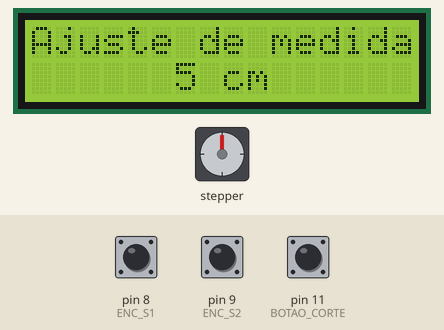
Recording of a sketch running on a simulated Arduino Uno, built with avr-gcc and run on an emulated ATmega328P. Parts: 16×2 character LCD, stepper motor. The test bench sets the inputs (shaded band); at power-on: pin 11 (BOTAO_CORTE) HIGH, pin 8 (ENC_S1) HIGH, pin 9 (ENC_S2) HIGH. Stepper angles assume 200 steps per turn.

Above: at 1.3 s.
1.4 s: pin 11 (BOTAO_CORTE) pulled LOW for 0.15 s
At 1.8 s:
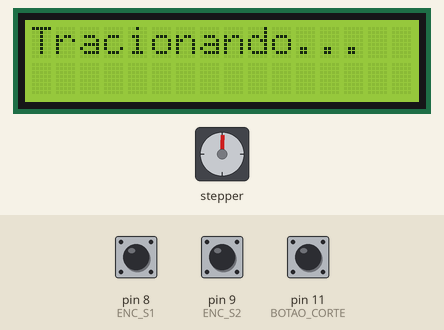
4.5 s: pin 8 (ENC_S1) pulled LOW for 0.15 s
At 5.2 s:
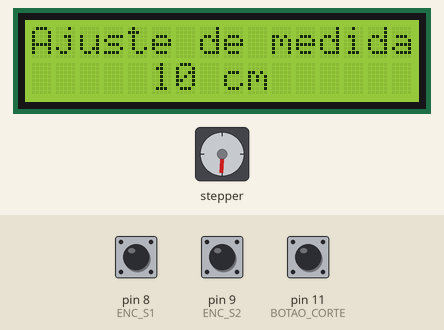
6.1 s: pin 8 (ENC_S1) pulled LOW for 1 s
At 6.4 s:
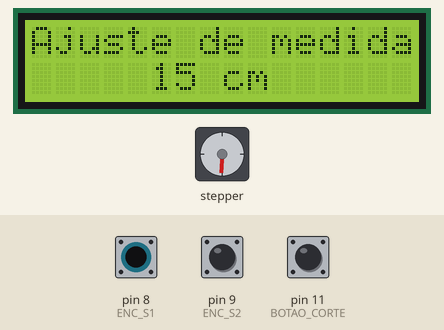
8.6 s: pin 11 (BOTAO_CORTE) pulled LOW for 1 s
At 9.7 s:
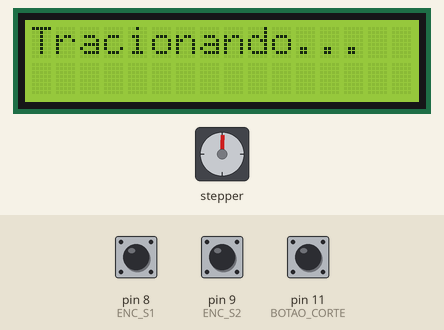
12.6 s: pin 11 (BOTAO_CORTE) pulled LOW for 3.2 s
At 14.0 s:
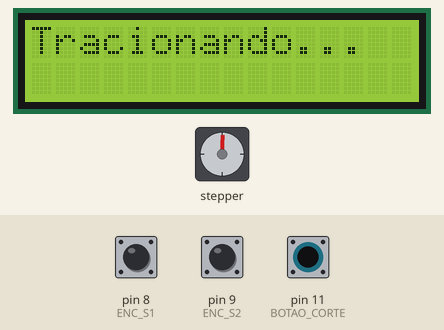
17.4 s: pin 8 (ENC_S1) driven LOW and pin 11 (BOTAO_CORTE) driven LOW
At 21.28 s:
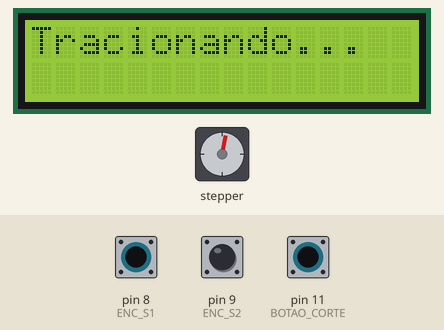
Timing chart, 0 to 21.4 s (numbered marks = the images above; inputs shaded):
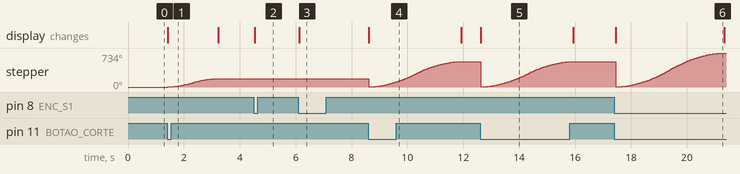

The sketch:

Toboga.ino
```cpp
#include <Wire.h>
#include <LiquidCrystal_I2C.h>
#include <AccelStepper.h>

// ================= LCD =================
LiquidCrystal_I2C lcd(0x27, 16, 2);

// ================= PINOS =================
#define STEP_PIN    3
#define DIR_PIN     2

#define MS1_PIN     7   // M0
#define MS2_PIN     6   // M1
#define MS3_PIN     5   // M2

#define ENC_S1      8
#define ENC_S2      9
#define BOTAO_CORTE 11

// ================= MOTOR =================
AccelStepper stepper(AccelStepper::DRIVER, STEP_PIN, DIR_PIN);

// ================= CONTROLE =================
int lastS1;
int medida_cm = 5;
bool emCorte = false;

// ================= CALIBRAÇÃO =================
#define STEPS_POR_CM  20.43

#define VEL_MAXIMA    250      // steps/seg
#define ACELERACAO    100      // steps/seg²

// =======================================================

void setup() {

  // -------- Encoder e botão --------
  pinMode(ENC_S1, INPUT_PULLUP);
  pinMode(ENC_S2, INPUT_PULLUP);
  pinMode(BOTAO_CORTE, INPUT_PULLUP);

  lastS1 = digitalRead(ENC_S1);

  // -------- DRV8825 em HALF STEP (1/2) --------
  pinMode(MS1_PIN, OUTPUT);
  pinMode(MS2_PIN, OUTPUT);
  pinMode(MS3_PIN, OUTPUT);

  digitalWrite(MS1_PIN, HIGH);
  digitalWrite(MS2_PIN, LOW);
  digitalWrite(MS3_PIN, LOW);

  // -------- LCD --------
  lcd.init();
  lcd.backlight();

  // -------- Motor --------
  stepper.setMaxSpeed(VEL_MAXIMA);
  stepper.setAcceleration(ACELERACAO);
  stepper.setCurrentPosition(0);

  atualizarDisplay();
}

// =======================================================

void loop() {

  // Ajuste da medida via encoder
  if (!emCorte) {
    int s1 = digitalRead(ENC_S1);
    if (lastS1 == HIGH && s1 == LOW) {
      if (digitalRead(ENC_S2)) medida_cm += 5;
      else if (medida_cm > 5) medida_cm -= 5;
      atualizarDisplay();
    }
    lastS1 = s1;
  }

  // Botão de corte
  if (!emCorte && digitalRead(BOTAO_CORTE) == LOW) {
    executarCorte();
    delay(250); // debounce simples
  }
}

// =======================================================

void executarCorte() {

  emCorte = true;

  lcd.clear();
  lcd.setCursor(0, 0);
  lcd.print("Tracionando...");

  // -------- Calibração simples --------
  long passosAlvo = (long)(medida_cm * STEPS_POR_CM);

  stepper.setCurrentPosition(0);
  stepper.moveTo(passosAlvo);

  while (stepper.distanceToGo() != 0) {
    stepper.run();
  }

  atualizarDisplay();
  emCorte = false;
}

// =======================================================

void atualizarDisplay() {

  lcd.setCursor(0, 0);
  lcd.print("Ajuste de medida");

  lcd.setCursor(0, 1);
  lcd.print("                ");

  String t;
  if (medida_cm >= 100) {
    float metros = medida_cm / 100.0;
    t = String(metros, 2) + " mt";
  } else {
    t = String(medida_cm) + " cm";
  }
  lcd.setCursor((16 - t.length()) / 2, 1);
  lcd.print(t);
}
```

Measured:
- after the input at 1.4 s, stepper: turns 183° clockwise in 1.8 s, starting at once; the display: changes at once (image 1)
- after the input at 4.5 s, the display: changes at once (image 2)
- after the input at 6.1 s, the display: changes at once (image 3)
- after the input at 8.6 s, stepper: turns 182° counter-clockwise in 0.00 s, then 549° clockwise in 3.3 s; the display: changes at once (image 4)
- after the input at 12.6 s, stepper: turns 549° counter-clockwise in 0.00 s, then 549° clockwise in 3.3 s; the display: changes at once (image 5)
- after the input at 17.4 s, stepper: turns 549° counter-clockwise in 0.00 s, then 733° clockwise in 3.8 s; the display: changes after 0.05 s (image 6)
